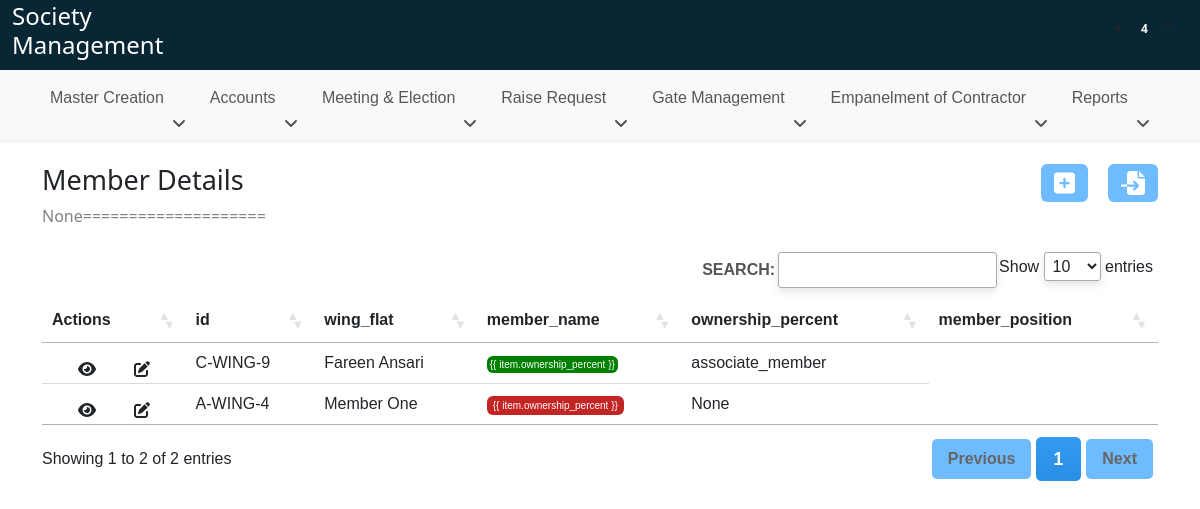
Screenshot of /member-details-view/ with the database file from the repository.
### Society/models.py (models this page shows, shortened)
class MemberMasterCreation(models.Model):
    wing_flat = models.ForeignKey(SocietyUnitFlatCreation, on_delete=models.CASCADE, verbose_name="Flat No.")
    member_name = models.CharField(max_length=200, null=True, blank=True, verbose_name="Name")
    ownership_percent = models.IntegerField(null=True, blank=True, verbose_name="Ownership %")
    member_position = models.CharField(max_length=200, null=True, blank=True, verbose_name="Position")
    member_dob = models.DateField(null=True, blank=True, verbose_name="DOB")
    member_pan_no = models.CharField(max_length=200, null=True, blank=True, verbose_name="PAN No.")
    member_aadhar_no = models.CharField(max_length=200, null=True, blank=True, verbose_name="Aadhar No.")
    member_address = models.CharField(max_length=200, null=True, blank=True, verbose_name="Address")
    member_state = models.CharField(max_length=200, null=True, blank=True, verbose_name="State")
    member_pin_code = models.CharField(max_length=200, null=True, blank=True, verbose_name="Pin Code")
    member_email = models.EmailField(null=True, blank=True, verbose_name="Email")
    member_contact = models.CharField(max_length=200, null=True, blank=True, verbose_name="Contact No.")
    member_emergency_contact = models.CharField(max_length=200, null=True, blank=True, verbose_name="Emerg. Contact No.")
    member_occupation = models.CharField(max_length=200, null=True, blank=True, verbose_name="Occupation")
    member_is_primary = models.BooleanField(default = False, null=True, blank=True, verbose_name="Primary")

### Society/views.py (the view, shortened to what this page needs)
# urls.py: path('member-details-view/', views.member_details_view, name="member_details_view"),
def member_details_view(request):
    model_fields = MemberMasterCreation._meta.get_fields()
    member_data_label = [
        "id", "wing_flat", "member_name", "ownership_percent", "member_position", "member_dob",
        "member_pan_no", "member_aadhar_no", "member_address", "member_state", "member_pin_code",
        "member_email", "member_contact", "member_emergency_contact", "member_occupation",
        "member_is_primary"
    ]
    data = [field.name for field in model_fields if field.name not in ['wing_flat']]
    member_details = MemberMasterCreation.objects.filter(member_is_primary=True).values(
        "wing_flat__id", "wing_flat__unit_flat_unique", "member_name", "ownership_percent", "member_position", "member_dob",
        "member_pan_no", "member_aadhar_no", "member_address", "member_state", "member_pin_code",
        "member_email", "member_contact", "member_emergency_contact", "member_occupation",
        "member_is_primary"
    )
    flat_id = None
    return render(request, "member_master_table.html", {
        "member_data_label": member_data_label,
        "member_details": member_details,
        "flat_id": flat_id
    })

### templates/member_master_table.html (shortened to what this page needs)
{% extends 'base.html' %}
{% load static %}
{% block body %}
<div class="container">
    <div class="member-title mt-4 d-flex" style="justify-content: space-between;">
        <h3 class="lead" style="font-size: 27px;">Member Details</h3>
        <div class="gap-4">
            <a href="{% url 'member_master' %}" class="btn me-3" style="background-color: #6ebbff; color:white;">
                <i class="fa-solid fa-square-plus fa-xl"></i>
            </a>
            <a href="" class="btn" style="background-color: #6ebbff; color:white;">
                <i class="fa-solid fa-file-import fa-xl"></i>
            </a>
        </div>
    </div>
    <p>{{flat_id}}====================</p>
    <div class="mt-4">
        <table id="example" class="display dt-table order-column" style="width:100%">
            <thead>
                <tr>
                    <th class="exclude-print">Actions</th>
                    {% for item in member_data_label %}
                    {% if item == "ID" %}
                    <th hidden>{{ item }}============</th>
                    {% else %}
                    <th>{{ item }}</th>
                    {% endif %}
                    {% endfor %}
                </tr>
            </thead>
            <tbody>
                {% for item in member_details %}
                <tr>
                    <td class="d-flex" style="justify-content: space-evenly;">
                        <button type="button" class="btn" data-bs-toggle="modal" data-bs-target="#exampleModal"
                            onclick="updateMemberDetails(`{{item.wing_flat__id}}`)"><i
                                class="fa-solid fa-eye"></i></button>
                        <button type="button" class="btn" data-bs-toggle="modal" data-bs-target="#exampleModalEdit"
                            onclick="editMemberDetails(`{{item.wing_flat__id}}`)"><i
                                class="fa-solid fa-pen-to-square"></i></button>
                    </td>
                    <td>{{ item.wing_flat__unit_flat_unique }}</td>
                    <td>{{ item.member_name }}</td>
                    {% if item.ownership_percent < 100 %} <td><span
                            style="background-color: #c32525; color: white; font-size: 10px; padding: 4px 6px; border-radius: 6px;">{{
                            item.ownership_percent }}</span></td>
                        {% else %}
                        <td><span
                                style="background-color: green; color: white; font-size: 10px; padding: 3px; border-radius: 6px;">{{
                                item.ownership_percent }}</span></td>
                        {% endif %}
                        <td>{{ item.member_position }}</td>
                </tr>
                {% endfor %}
            </tbody>
        </table>
    </div>
    {% endblock body %}

### static/css/society_common.css (style rules this page uses)
* { margin: 0; padding: 0 }
p { color: grey }
th, td { white-space: nowrap; }
.dt-table th, .dt-table td { white-space: nowrap; }
table.dataTable tbody th, table.dataTable tbody td { height: 20px; }
table { border-collapse: collapse; width: 100%; font-family: 'Calibri', sans-serif; }
thead th { padding: 10px; text-align: left; font-weight: bold; }
thead th:nth-child(1), thead th:nth-child(2) { position: sticky; left: 0; z-index: 2; }
table { box-shadow: 0 4px 8px rgba(0, 0, 0, 0.1); }
thead .sorting, thead .sorting_asc, thead .sorting_desc { background: none; }
thead .sorting::before, thead .sorting_asc::before, thead .sorting_desc::before { font-family: 'Font Awesome 6 Free'; font-weight: 900; content: '\f0dc'; margin-right: 5px; }
table.dt-table tbody th, table.dt-table tbody td { background-color: #fff !important; }

### rows the page displays
MemberMasterCreation: wing_flat__unit_flat_unique "C-WING-9", member_name "Fareen Ansari", shows "{{ item.ownership_percent }}", member_position "associate_member"

### other values shown
{{ flat_id }} "None"
{{ item }} "id" "wing_flat" "member_name" "ownership_percent" "member_position"
{{ item.wing_flat__unit_flat_unique }} "A-WING-4"
{{ item.member_name }} "Member One"
{{ item.member_position }} "None"
